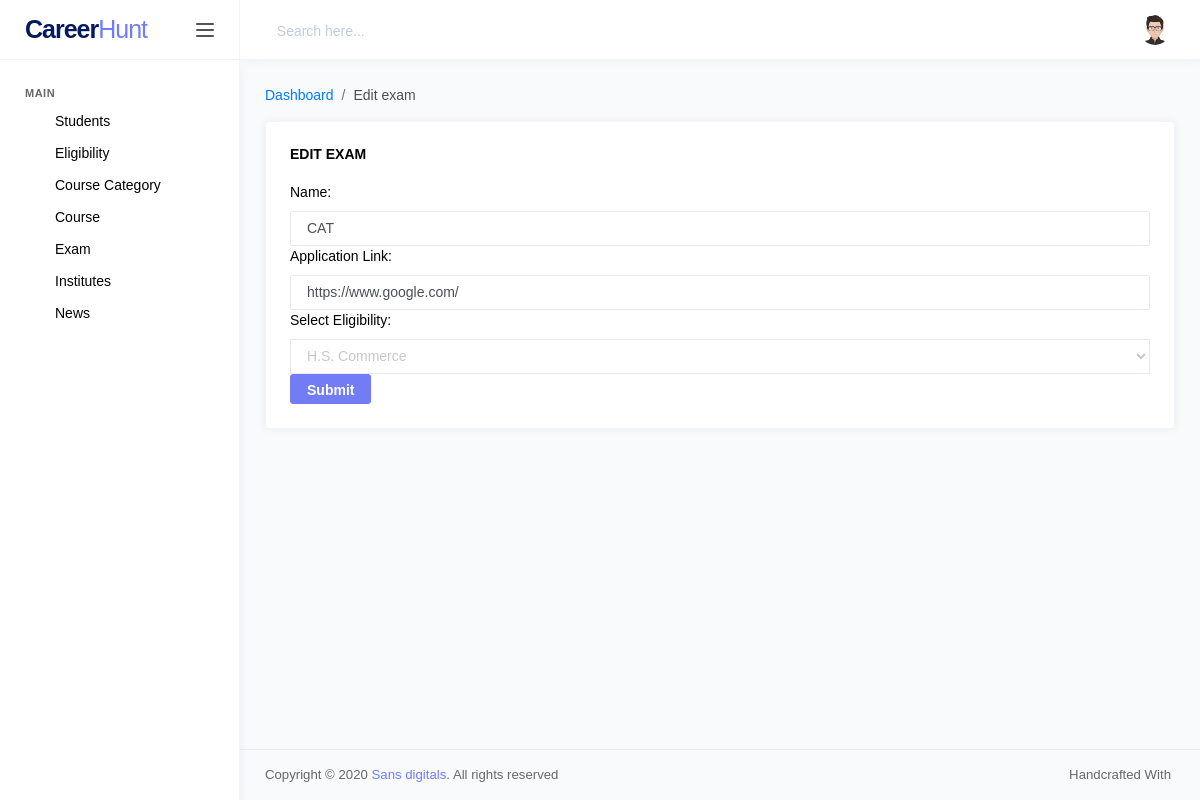
Screenshot of /admin/edit-exam.php?edit=1 (signed in) with the database file from the repository.
### tables this page shows
CREATE TABLE `exam` (
  `exam_id` int(11) NOT NULL,
  `exam_school_id` int(11) NOT NULL,
  `exam_eligibility_id` varchar(255) NOT NULL,
  `exam_name` varchar(255) NOT NULL,
  `application_link` text NOT NULL,
  `reg_date` datetime NOT NULL,
  `mod_date` datetime NOT NULL
);

CREATE TABLE `eligibility` (
  `eligibility_id` int(11) NOT NULL,
  `eligibility_name` varchar(255) NOT NULL,
  `reg_date` datetime NOT NULL,
  `mod_date` datetime NOT NULL
);

### functions.php (called while the page is built, shortened)
<?php
function runQuery($query){
	include('dbconfig.php');
$data = array();
$result = $conn->query($query);
    while($row = $result->fetch_assoc()) {
       $data = $row;
    }
      return $data;
}
function runloopQuery($query){
	include('dbconfig.php');
$data = array();
$result = $conn->query($query);
    while($row = $result->fetch_assoc()) {
       $data[] = $row;
    }
      return $data;
}
?>

### admin/edit-exam.php (the view, shortened to what this page needs)
<?php
include('../functions.php');
$college = runQuery("select * from exam where exam_id = '".$_GET['edit']."'");
?>
<!DOCTYPE html>
<html lang="en">
<head>
<?php include('headerscripts.php');?>
</head>
<body>
	<div class="main-wrapper">
<?php include('header.php');?>
		<div class="page-wrapper">
<?php include('topbar.php');?>
			<div class="page-content">
				<nav class="page-breadcrumb">
					<ol class="breadcrumb">
						<li class="breadcrumb-item"><a href="#">Dashboard</a></li>
						<li class="breadcrumb-item active" aria-current="page">Edit exam</li>
					</ol>
				</nav>
				<div class="row">
					<div class="col-md-12 grid-margin stretch-card">
            <div class="card">
              <div class="card-body">
                <h6 class="card-title">Edit exam</h6>
				<form method="post" action="" autocomplete="off" enctype="multipart/form-data" >
                <div class="row">
					<div class="col-md-12">
						<label>Name: </label>
						<input type="text" class="form-control" required name="exam_name" value="<?php echo $college['exam_name'];?>" />
					</div>
					<div class="col-md-12">
						<label>Application Link: </label>
						<input type="text" class="form-control" required name="application_link" value="<?php echo $college['application_link'];?>" />
					</div>
					<div class="col-md-12">
						<label>Select Eligibility:  </label>
						<select class="form-control" required name="exam_eligibility_id">
							<?php
							$upesdata = runloopQuery("select * from eligibility  order by eligibility_name asc");
                            if(!empty($upesdata)){
                            foreach($upesdata as $allctse){	?>
							<option value="<?php echo $allctse['eligibility_id'];?>" <?php if($allctse['eligibility_id']==$college['exam_eligibility_id']) echo "selected"; ?>><?php echo $allctse['eligibility_name'];?></option>
							<?php } } ?>
						</select>
					</div>
					<div class="col-md-12">
						<button class="btn btn-primary" name="examsubmit" value="submit" >Submit</button>
					</div>
				</div>
				</form>
              </div>
            </div>
					</div>
				</div>
			</div>
<?php include('footer.php');?>
		</div>
	</div>
</body>
</html>

### rows the page displays
exam: exam_name "CAT", application_link "https://www.google.com/", exam_eligibility_id "H.S. Commerce"
